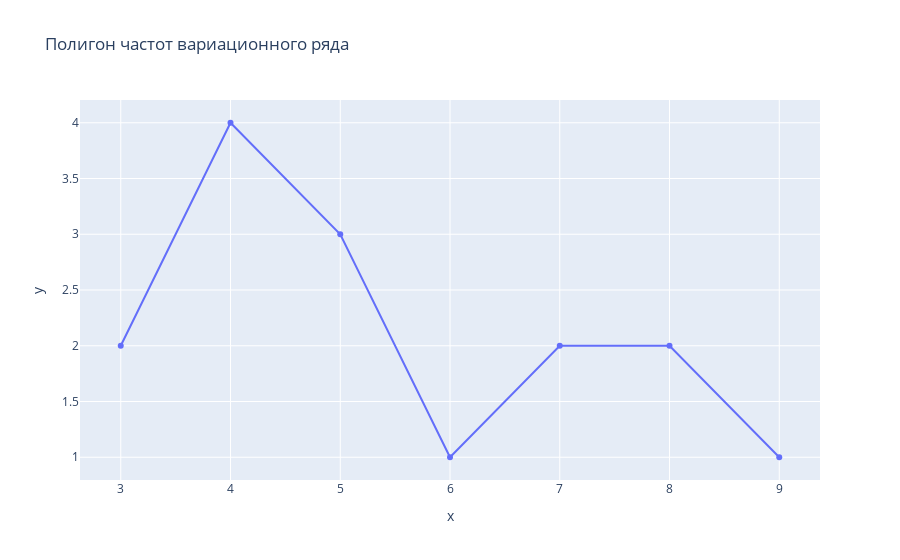

The notebook cell this image was saved under:
### Code cell
px.line(x=unique, y=freq.iloc[0], markers=True, title='Полигон частот вариационного ряда')

### Figure 1 — Plotly figure (JSON) as saved in the notebook; plotly's stock layout.template omitted (floating-point values rounded to 4 significant figures)
{"data": [{"hovertemplate": "x=%{x}<br>y=%{y}<extra></extra>", "legendgroup": "", "line": {"color": "#636efa", "dash": "solid"}, "marker": {"symbol": "circle"}, "mode": "lines+markers", "name": "", "orientation": "v", "showlegend": false, "type": "scatter", "x": [3, 4, 5, 6, 7, 8, 9], "xaxis": "x", "y": [2, 4, 3, 1, 2, 2, 1], "yaxis": "y"}], "layout": {"legend": {"tracegroupgap": 0}, "title": {"text": "Полигон частот вариационного ряда"}, "xaxis": {"anchor": "y", "domain": [0, 1], "title": {"text": "x"}}, "yaxis": {"anchor": "x", "domain": [0, 1], "title": {"text": "y"}}}}
